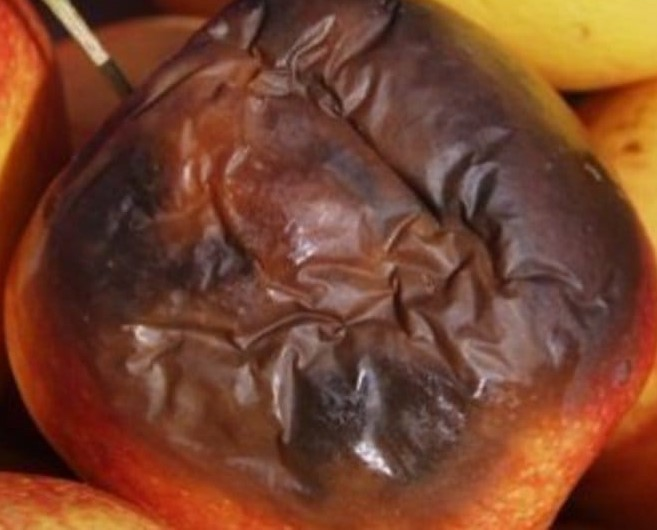
#> input picture proyecto manzana/prueba.jpg, 657 x 530 px; its folder holds 5 pictures in this run
$ python evaluacionRNA.py   (Python 2 division)   (older library calls are emulated)
#> lines starting #> are read from the running program, lines starting #| are printed output that depends on the picture; after the words box and inside, x2 and y2 are one past the last pixel; in counts of white or black regions, pixels touching at a corner belong together
#> further down, imagen is the input picture: shape (530, 657, 3); mean B, G, R 44.9, 67.3, 119.1
"""
Aplicacion para extraer un recorte de la imagen donde se encuentra
una manzana.

"""

from __future__ import division
import cv2
import numpy as np
from PIL import Image
from os import listdir
import os
import neurolab as nl
import scipy as sp


def mostar(imagen):
    imagen = cv2.resize(imagen, (600, 400))
    cv2.imshow('manzana', imagen)
    cv2.waitKey(0)

def encontrar_contorno(imagen):
    imagen = imagen.copy()
    (contornos, jerarquia) = cv2.findContours(imagen, cv2.RETR_LIST, cv2.CHAIN_APPROX_SIMPLE)
    contour_sizes = \
        [(cv2.contourArea(contorno), contorno) for contorno in contornos]
    mayor_contorno = max(contour_sizes, key=lambda x: x[0])[1]

    mascara = np.zeros(imagen.shape, np.uint8)
    cv2.drawContours(mascara, [mayor_contorno], -1, 255, -1)
    return mayor_contorno, mascara

def contorno_rectangulo(imagen, contorno):
    imagenConElipse = imagen.copy()
    elipse = cv2.fitEllipse(contorno)
    factor_redn = 0.5
    sx = int((elipse[1][0]*factor_redn)/2)
    sy = int((elipse[1][1]*factor_redn)/2)
    x = int(elipse[0][0]) - sy
    y = int(elipse[0][1]) - sx
    #cv2.elipse(imagenConElipse, elipse, green, 2, cv2.LINE_AA)
    #cv2.rectangle(imagenConElipse, (x,y), ((x + sy*2), (y + sx*2)), (255,0,0),2)
    imagenConElipse = imagenConElipse[y:(y + sx*2), x:(x + sy*2)]
    return imagenConElipse

def encontrar_manzana(imagen):
    imagen2 = imagen.copy()
    imagen3 = imagen.copy()
    imagen2 = cv2.cvtColor(imagen2, cv2.COLOR_BGR2HSV)
#> imagen2: shape (530, 657, 3); mean H, S, V 14.9, 155.1, 119.1
    max_dimension = max(imagen2.shape)
#> max_dimension = 657
    scale = 700/max_dimension
#> scale = 1.07
    imagen2 = cv2.resize(imagen2, None, fx=scale, fy=scale)
#> imagen2: shape (565, 700, 3); mean H, S, V 14.8, 155, 119
    imagen3 = cv2.resize(imagen3, None, fx=scale, fy=scale)
    imagen_azul = cv2.GaussianBlur(imagen2, (7, 7), 0)
#> imagen_azul: shape (565, 700, 3); mean H, S, V 14.8, 155, 119
    min_rojo = np.array([0, 100, 80])
    max_rojo = np.array([10, 256, 256])

    mascara1 = cv2.inRange(imagen_azul, min_rojo, max_rojo)
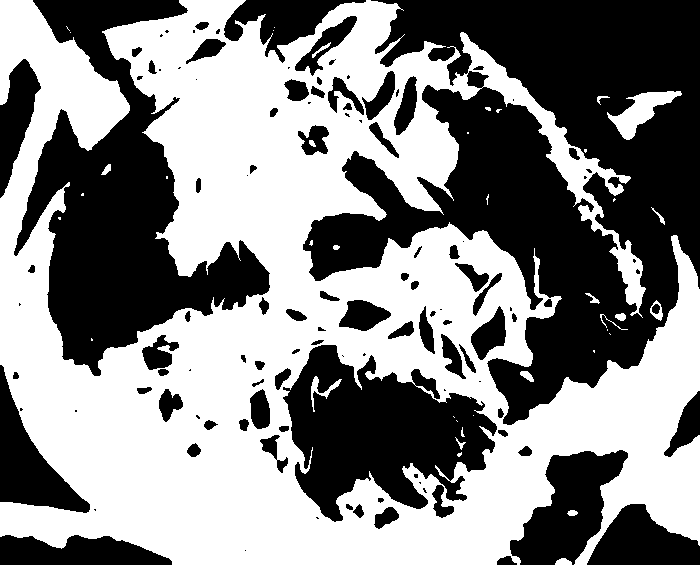
#> mascara1: shape (565, 700); 52.9% white; 117 black regions (38 under 20 px), largest, box (x1, y1, x2, y2) and area: (303, 0, 700, 425) 84223, (14, 0, 270, 376) 37752, (283, 345, 497, 522) 21523
    min_rojo2 = np.array([170, 100, 80])
    max_rojo2 = np.array([180, 256, 256])

    mascara2 = cv2.inRange(imagen_azul, min_rojo2, max_rojo2)
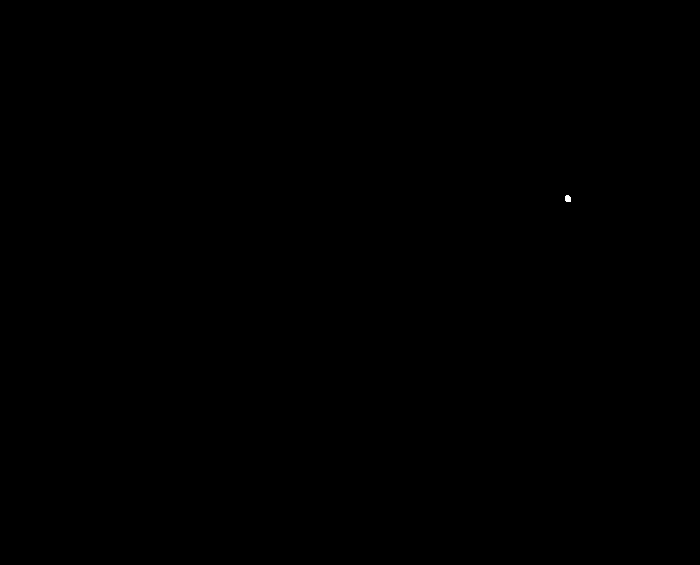
#> mascara2: shape (565, 700); 0.01% white; 1 white region, box (x1, y1, x2, y2) and area: (565, 195, 571, 202) 37
    mascara = mascara1 + mascara2
#> mascara: shape (565, 700); 52.9% white; 117 black regions (38 under 20 px), largest, box (x1, y1, x2, y2) and area: (303, 0, 700, 425) 84186, (14, 0, 270, 376) 37752, (283, 345, 497, 522) 21523
    kernel = cv2.getStructuringElement(cv2.MORPH_ELLIPSE, (15, 15))
    mascara_cerrada = cv2.morphologyEx(mascara, cv2.MORPH_CLOSE, kernel)
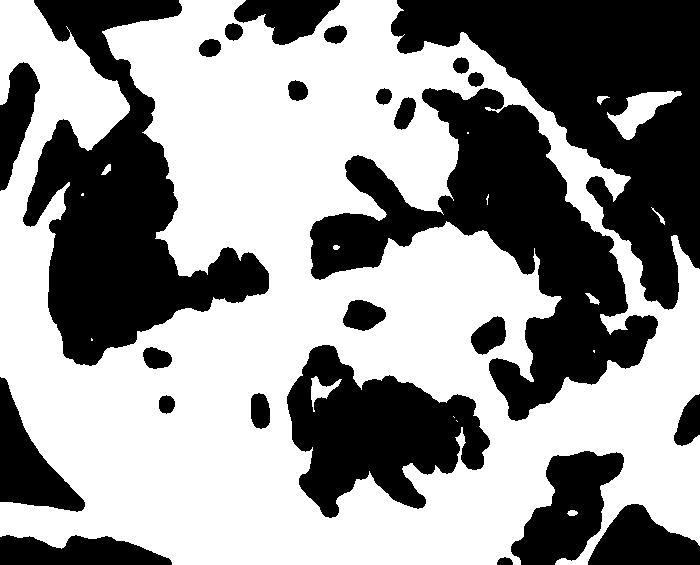
#> mascara_cerrada: shape (565, 700); 57.6% white; 25 black regions, largest, box (x1, y1, x2, y2) and area: (391, 0, 700, 310) 41047, (310, 88, 658, 421) 38746, (23, 0, 269, 366) 36250
    mascara_limpia = cv2.morphologyEx(mascara_cerrada, cv2.MORPH_OPEN, kernel)
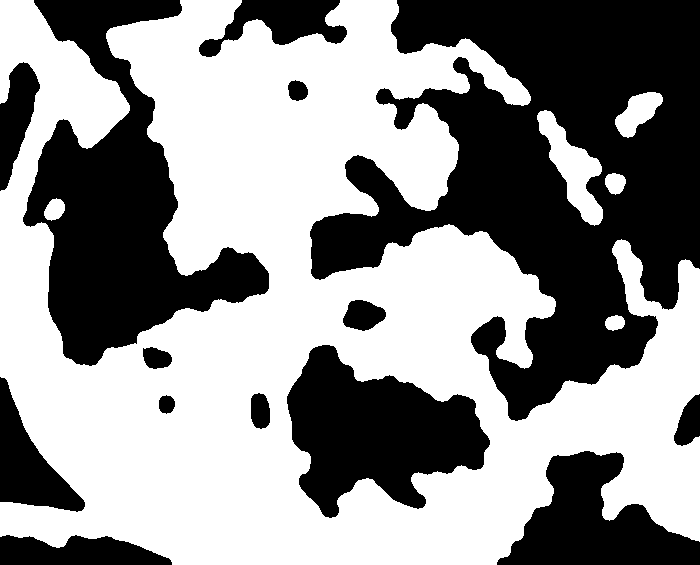
#> mascara_limpia: shape (565, 700); 56.2% white; 14 black regions

    contorno_manzana_grande, mascara_manzana = encontrar_contorno(mascara_limpia)
#> in encontrar_contorno, `(contornos, jerarquia) = cv2.findContours(imagen, cv2.RETR_LIST, cv2.C..`: contornos = 12 contours; largest, box (x1, y1, x2, y2) and area: (0, 0, 700, 565) 237232, (286, 344, 491, 519) 20582, (537, 110, 603, 226) 2896, (615, 92, 663, 138) 1145, (342, 299, 387, 332) 1000; jerarquia = [[1, -1, -1, -1], [2, 0, -1, -1], [3, 1, -1, -1], [4, 2, -1, -1], [5, 3, -1, -1], [6, 4, -1, -1], [7, 5, -1, -1], [8, 6, -1, -1], [9, 7, -1, -1], [10, 8, -1, -1], [11, 9, -1, -1], [-1, 10, -1, -1]]
#> in encontrar_contorno, `contour_sizes = \ [(cv2.contourArea(contorno), contorno) for contorno ..`: contour_sizes = 12 items
#> in encontrar_contorno, `mayor_contorno = max(contour_sizes, key=lambda x: x[0])[1]`: mayor_contorno = contour of 2208 points, box (x1, y1, x2, y2) (0, 0, 700, 565), area 237232
#> in encontrar_contorno, `cv2.drawContours(mascara, [mayor_contorno], -1, 255, -1)`:
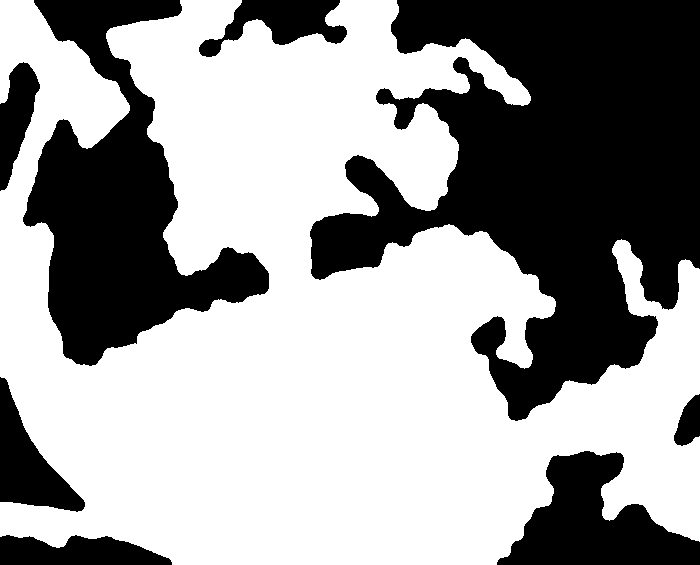
#> mascara: shape (565, 700); 60.7% white; 8 black regions, largest, box (x1, y1, x2, y2) and area: (310, 0, 700, 421) 89459, (23, 0, 269, 366) 37202, (497, 451, 700, 565) 12325
#> contorno_manzana_grande has the same summary as mayor_contorno in encontrar_contorno

    rectangulo_manzana = contorno_rectangulo(imagen3, contorno_manzana_grande)
#> in contorno_rectangulo, `elipse = cv2.fitEllipse(contorno)`: elipse = ((315.9, 327.7), (568.5, 676.5), 127.3)
#> in contorno_rectangulo, `sx = int((elipse[1][0]*factor_redn)/2)`: sx = 142
#> in contorno_rectangulo, `sy = int((elipse[1][1]*factor_redn)/2)`: sy = 169
#> in contorno_rectangulo, `x = int(elipse[0][0]) - sy`: x = 146
#> in contorno_rectangulo, `y = int(elipse[0][1]) - sx`: y = 185
#> in contorno_rectangulo, `imagenConElipse = imagenConElipse[y:(y + sx*2), x:(x + sy*2)]`:
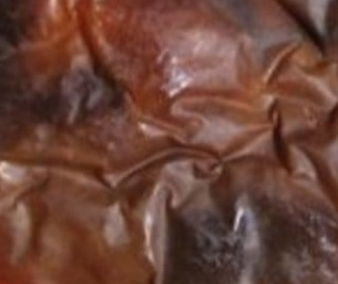
#> imagenConElipse: shape (284, 338, 3); mean B, G, R 56.3, 68.4, 108.5
    return rectangulo_manzana

"""

===============================================================================================================

"""

def sacar_pixels(imagen):
    #se abre la imagen
#> called with imagen = 'manzana-recortada.jpg'
    im = Image.open(imagen)
    im = im.resize((40, 10), Image.ANTIALIAS)
    #lectura de pixels
    pixels = im.load()
    filas, columnas = im.size
#> filas = 40; columnas = 10
    decimales = 4
    cadena = ""
    for columna in range (columnas):
        for fila in range(filas):
            #se separan los valores RGB y se escriben en el archivo
            rojo = str(normalizar(pixels[fila,columna][0]))
            verde = str(normalizar(pixels[fila,columna][1]))
            azul = str(normalizar(pixels[fila,columna][2]))
            cadena = cadena + rojo[:rojo.find(".")+decimales] + " " + verde[:verde.find(".")+decimales] + " " + azul[:azul.find(".")+decimales] + " "

    return cadena


def normalizar(valor):
    salida = (valor*1.)/255.
    return salida

"""
=======================================================================================
"""

imagen = cv2.imread("prueba.jpg")
imagen = encontrar_manzana(imagen)
cv2.imwrite("manzana-recortada.jpg",imagen)

cadena =  sacar_pixels("manzana-recortada.jpg")

if(os.path.exists("datos-manzana.csv")== True):
    os.remove("datos-manzana.csv")

archivo_entrenamiento = open("datos-manzana.csv", "a")

archivo_entrenamiento.write(cadena)
archivo_entrenamiento.close()

#> (the run stopped early here; a loop or call above may not have finished)
